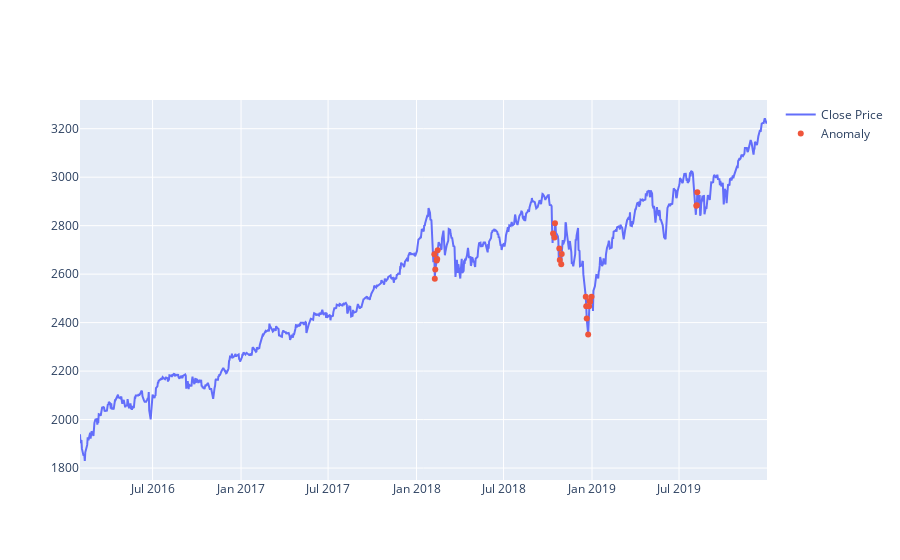

Write notebook code for a chart like this one.
### Code cell
fig = go.Figure()
fig.add_trace(go.Scatter(x= test[time_steps:].Date, y=scaler.inverse_transform(test[time_steps:].Close), mode='lines', name='Close Price'))
fig.add_trace(go.Scatter(x= anomalies.Date, y=scaler.inverse_transform(anomalies.Close), mode='markers', name='Anomaly'))
fig.update_layout(showlegend = True)
fig.show()

### Figure 1 — Plotly figure (JSON) as saved in the notebook; plotly's stock layout.template omitted (floating-point values rounded to 4 significant figures; data arrays with more than 128 entries replaced by an {"elided": "..."} marker saying what was removed)
{"data": [{"mode": "lines", "name": "Close Price", "type": "scatter", "x": {"elided": "987 str values"}, "y": {"elided": "987 float values"}}, {"mode": "markers", "name": "Anomaly", "type": "scatter", "x": ["2018-02-07T00:00:00", "2018-02-08T00:00:00", "2018-02-09T00:00:00", "2018-02-12T00:00:00", "2018-02-13T00:00:00", "2018-02-14T00:00:00", "2018-10-12T00:00:00", "2018-10-15T00:00:00", "2018-10-16T00:00:00", "2018-10-25T00:00:00", "2018-10-26T00:00:00", "2018-10-29T00:00:00", "2018-10-30T00:00:00", "2018-12-19T00:00:00", "2018-12-20T00:00:00", "2018-12-21T00:00:00", "2018-12-24T00:00:00", "2018-12-26T00:00:00", "2018-12-27T00:00:00", "2018-12-28T00:00:00", "2018-12-31T00:00:00", "2019-08-06T00:00:00", "2019-08-07T00:00:00", "2019-08-08T00:00:00"], "y": [2682.0, 2581, 2620.0, 2656, 2663.0, 2699.0, 2767.0, 2751.0, 2810.0, 2706.0, 2659.0, 2641.0, 2683.0, 2507.0, 2467.0, 2417.0, 2351.0, 2468.0, 2489.0, 2486.0, 2507.0, 2882.0, 2884.0, 2938.0]}], "layout": {"showlegend": true}}
